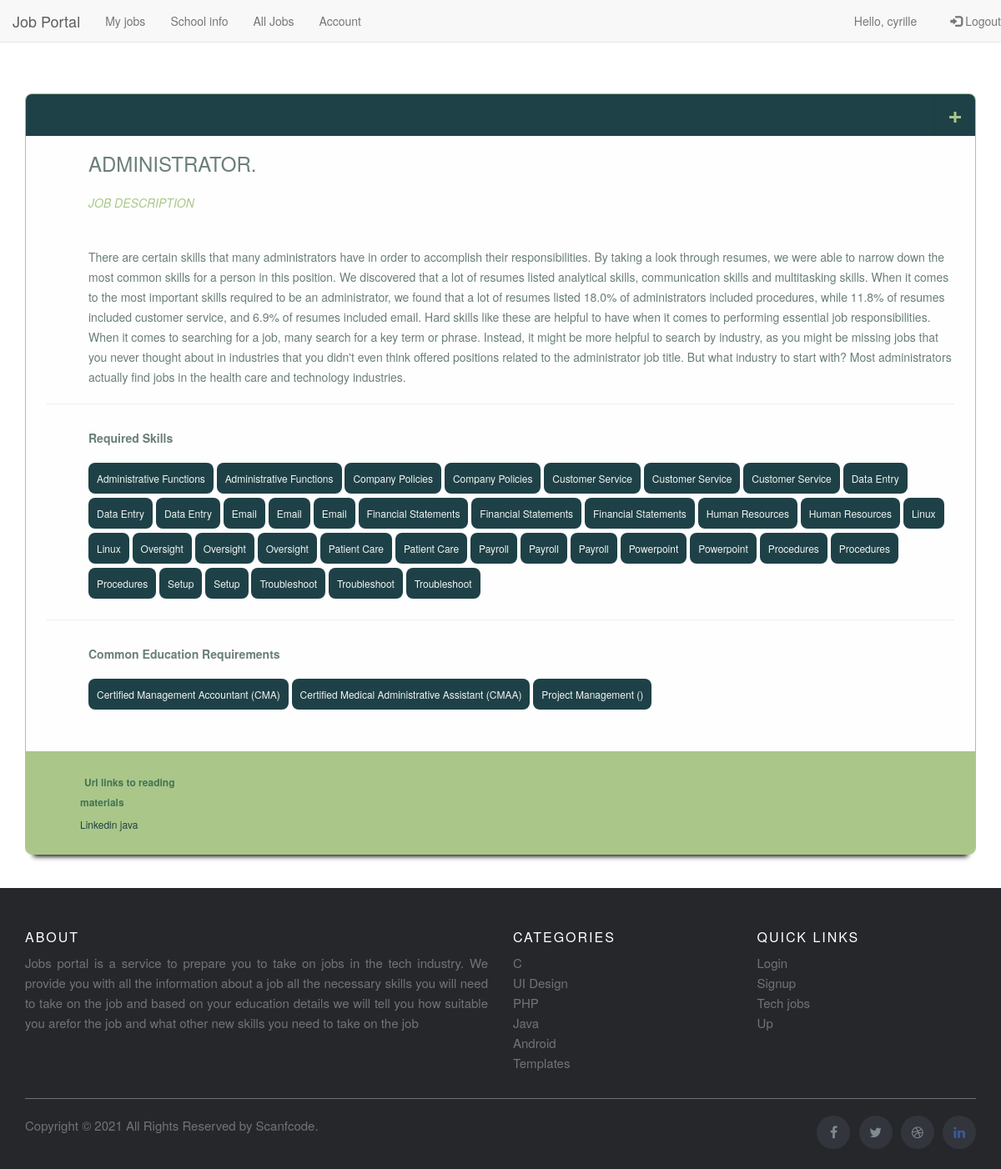
The app's page /jobinfo/administrator/ (signed in) with its own data.
### account/models.py (models this page shows, shortened)
class Account(AbstractBaseUser):
    username=models.CharField( verbose_name="username" ,max_length=50 ,unique=True)
    email=models.EmailField( verbose_name="email" ,max_length=254 ,unique=True)
    date_joined=models.DateTimeField(verbose_name="date-joined", auto_now_add=True)
    last_login=models.DateTimeField(verbose_name="last-login",auto_now_add=True)
    is_admin = models.BooleanField(default=False)
    is_active = models.BooleanField(default=True)
    is_staff = models.BooleanField(default=False)
    is_superuser = models.BooleanField(default=False)
    user_password=models.CharField(max_length=50)
    user_passwordRepeat=models.CharField(max_length=50)
    USERNAME_FIELD= "email"
    REQUIRED_FIELDS=["username"]
    objects=MyaccountManager()

### job/models.py (models this page shows, shortened)
class Job(models.Model):
    job_id=models.CharField(max_length=50,null=False,blank=False,primary_key=True)
    job_name=models.CharField(max_length=50,null=False,blank=False)
    job_description=models.CharField(max_length=500,null=False,blank=False)
    job_thumnail=models.ImageField(upload_to=upload_location,default='displayjob/default/download.jpeg')
    job_average_salary=models.IntegerField()
    job_skill_id=models.ManyToManyField(Skill,through='Job_skill')
    slug=models.SlugField()
    job_education=models.JSONField()

class Job_skill(models.Model):
    inter_job_id=models.ForeignKey(Job,on_delete=models.CASCADE)
    inter_skill_id=models.ForeignKey(Skill,on_delete=models.CASCADE)
    class Meta:
        unique_together=[['inter_job_id','inter_skill_id']]

class Skill(models.Model):
    skill_id=models.CharField(max_length=25,null=False,blank=False,primary_key=True)
    skill_name=models.CharField(max_length=50,null=False,blank=False)
    skills_desc=models.CharField(max_length=50,null=False,blank=False)
    skill_type=models.CharField(max_length=50,null=False,blank=False)
    skill_material_id=models.ManyToManyField(materials_table,through='Material_skill')
    def __str__(self):
        return str(self.skill_name)

class materials_table(models.Model):
    material_id=models.CharField(max_length=50,null=False,blank=False,primary_key=True)
    material_name=models.CharField(max_length=50,null=False,blank=False)
    skill_gained=models.CharField(max_length=50,null=False,blank=False)
    material_type=models.CharField(max_length=50,null=False,blank=False)
    material_url=models.URLField(max_length=200)
    def __str__(self):
        return str(self.material_name)

### displayjob/views.py (the view)
# urls.py: path('jobinfo/<username>/',displayview.jobinfo,name='jobinfo'),
def jobinfo(request,username):
    user=request.user
    if user.is_authenticated:
        job=Job.objects.all().filter(slug=username)
        """
        sanitize the job name by removing - and adding a fullstop at the end
        """
        name=username.replace("-",' ')
        name=name+"."
        skill=Job_skill.objects.all().filter(inter_job_id__job_name=name)
        mamerials=Material_skill.objects.all().filter(inter_skills_id__skill_name='Java')
        mamerials=(materials_table.objects.all().filter(material_name=mamerials[0].inter_material_id))
        return render(request,'displayjob/html/jobinfo.html',{'username':job,'skills':skill,'name':'Job info','materials':mamerials})
    else:
        return redirect('login')

### displayjob/templates/displayjob/html/jobinfo.html (shortened to what this page needs)
{% extends 'displayjob/html/base.html' %}
{%block content%}
<div class="wrapper" style="margin-top: 14vh;width: 95%;">
    <div class="top-panel">
      <div class="right username" id="initial">+
      </div>
    </div>
      <div class="content">
        {%for job in username%}
        <div class="contact-info">
          <h1>
              {{job.job_name}}</h1>
          <h2>Job Description</h2>
          <p>{{job.job_description}}</p>
          <hr />
           <dl>
             <dt>Required Skills</dt>
             {%for skill in skills%}
            <dd>{{skill.inter_skill_id}}</dd>
            {%endfor%}
           </dl>
           <hr />
            <dl>
              <dt>Common Education Requirements</dt>
              {%for edu  in job.job_education%}
             <dd>{{edu}}</dd>
             {%endfor%}
            </dl>
        </div>
        <div class="wepa">
          <table>
            <thead>
              <th><span class="entypo-monitor"></span> Url links to reading materials</th>
            </thead>
            <tbody>
              <tr>
              <td>
              {%for material in materials%}
                <a href="{{material.material_url}}">{{material.material_name}}</a>
                {%endfor%}
                </td>
              </tr>
            </tbody>
          </table>
        </div>
      </div>
  </div>
  {%endfor%}
{%endblock%}

### displayjob/templates/displayjob/html/base.html (shortened to what this page needs)
{% load static %}
<!DOCTYPE html>
<html lang="en">
<head>
  <link rel="stylesheet" type="text/css" href="{% static 'style.css' %}" />
  <link rel="stylesheet" href="https://maxcdn.bootstrapcdn.com/bootstrap/3.3.6/css/bootstrap.min.css">
  <link rel="stylesheet" href="https://maxcdn.bootstrapcdn.com/font-awesome/4.7.0/css/font-awesome.min.css" type="text/css">
</head>
<body>
  <body>
    <nav class="navbar navbar-default navbar-fixed-top" id="top">
      <div class="container-fluid">
        <div class="navbar-header">
          <p><a href="{% url 'home' %}" class="navbar-brand">Job Portal</a></p>
        </div>
        <div class="collapse navbar-collapse" id="navopenclose">
          {% if request.user.is_authenticated %}
          <ul class="nav navbar-nav">
            <li class="dropdown">
              <a href="{% url 'login' %}">My jobs
              </a>
            </li>
            <li class="dropdown">
              <a href="{% url 'school' %}">School info
              </a>
            </li>
            <li class="dropdown">
              <a href="{% url 'alljobs' %}">All Jobs
              </a>
            </li>
            <li class="dropdown">
              <a href="{% url 'login' %}">Account
              </a>
            </li>
         </ul>
         {%endif%}
          <ul class="nav navbar-nav navbar-right">
            {% if request.user.is_authenticated %}
            <li><a>Hello, {{request.user.username}}</a></li>
            <li><a href="{% url 'logout' %}" class="navbar-right" style="margin-left: 10px;"><i class="glyphicon glyphicon-log-in"></i> Logout</a></li>
            {% else %}
            <li><a href="{% url 'login' %}" class="navbar-right"><i class="glyphicon glyphicon-log-in"></i> Login</a></li>
            <li><a href="{% url 'signup' %}"><i class="glyphicon glyphicon-user"></i> Sign UP</a></li>
            {% endif %}
          </ul>
    </nav>
    {% block content %} {%endblock%}
      <footer class="site-footer" >
        <div class="container">
          <div class="row">
            <div class="col-sm-12 col-md-6">
              <h6>About</h6>
              <p class="text-justify">Jobs portal is a service to prepare you to take on jobs in the tech industry. We provide you with all the information about a job all the necessary skills you will need to take on the job and based on your education details we will tell you how suitable you arefor the job and what other new skills you need to take on the job</p>
            </div>
            <div class="col-xs-6 col-md-3">
              <h6>Categories</h6>
              <ul class="footer-links">
                <li><a href="http://scanfcode.com/category/c-language/">C</a></li>
                <li><a href="http://scanfcode.com/category/front-end-development/">UI Design</a></li>
                <li><a href="http://scanfcode.com/category/back-end-development/">PHP</a></li>
                <li><a href="http://scanfcode.com/category/java-programming-language/">Java</a></li>
                <li><a href="http://scanfcode.com/category/android/">Android</a></li>
                <li><a href="http://scanfcode.com/category/templates/">Templates</a></li>
              </ul>
            </div>
            <div class="col-xs-6 col-md-3">
              <h6>Quick Links</h6>
              <ul class="footer-links">
                <li><a href="{% url 'login'%}">Login</a></li>
                <li><a href="{% url 'signup'%}">Signup</a></li>
                <li><a href="{% url 'login'%}">Tech jobs</a></li>
                <li><a href="#top">Up</a></li>
              </ul>
            </div>
          </div>
          <hr>
        </div>
        <div class="container">
          <div class="row">
            <div class="col-md-8 col-sm-6 col-xs-12">
              <p class="copyright-text">Copyright &copy; <script>document.write(new Date().getFullYear())</script>  All Rights Reserved by
           <a href="#">Scanfcode</a>.
              </p>
            </div>
            <div class="col-md-4 col-sm-6 col-xs-12">
              <ul class="social-icons">
                <li><a class="facebook" href="#"><i class="fa fa-facebook"></i></a></li>
                <li><a class="twitter" href="#"><i class="fa fa-twitter"></i></a></li>
                <li><a class="dribbble" href="#"><i class="fa fa-dribbble"></i></a></li>
                <li><a class="linkedin" href="#"><i class="fa fa-linkedin"></i></a></li>
              </ul>
            </div>
          </div>
        </div>
  </footer>
  </body>
</body>
</html>

### static/style.css (style rules this page uses)
* { margin: 0; padding: 0; }
h2 { color: black; }
.fa-linkedin { color:#3b5998; }
.site-footer { background-color:#26272b; padding:45px 0 20px; font-size:15px; line-height:24px; color:#737373; width: 100%; }
.site-footer hr { border-top-color:#bbb; opacity:0.5 }
.site-footer h6 { color:#fff; font-size:16px; text-transform:uppercase; margin-top:5px; letter-spacing:2px }
.site-footer a { color:#737373; }
.footer-links { padding-left:0; list-style:none }
.footer-links li { display:block }
.footer-links a { color:#737373 }
.site-footer .social-icons { text-align:right }
.site-footer .social-icons a { width:40px; height:40px; line-height:40px; margin-left:6px; margin-right:0; border-radius:100%; background-color:#33353d }
.copyright-text { margin:0 }
.social-icons { padding-left:0; margin-bottom:0; list-style:none }
.social-icons li { display:inline-block; margin-bottom:4px }
.social-icons a { background-color:#eceeef; color:#818a91; font-size:16px; display:inline-block; line-height:44px; width:44px; height:44px; text-align:center; margin-right:8px; border-radius:100%; -webkit-transition:all .2s linear; -o-transition:all .2s linear; transition:all .2s linear }
.wrapper { position: relative; overflow: hidden; margin: 40px auto; padding: 0; width: 640px; background-color: #FEFEFE; border: 1px solid #AAC789; -webkit-border-radius: 8px; -moz-border-radius: 8px; border-radius: 8px; -webkit-box-shadow: 0 12px 6px -10px black; -moz-box-shadow: 0 12px 6px -10px black; box-shadow: 0 12px 6px -10px black; }
.wrapper .top-panel { width: 100%; height: 50px; background-color: #1E4147; }
.wrapper .username { overflow: hidden; position: absolute; top: 0; right: 0; height: 48px; width: 50px; text-align: center; line-height: 46px; font-size: 30px; font-weight: 700; color: #AAC789; border-left: solid 2px #1c3e43; cursor: pointer; }
.content { color: #6a7f75; font-weight: 400; }
.contact-info { margin-bottom: 0px; padding: 0 25px 25px; }
.contact-info h1 { display: block; width: 100%; padding-left: 50px; font-size: 24px; text-transform: uppercase; }
.contact-info h2 { display: block; width: 100%; padding: 7px 0 14px 50px; font-size: 14px; color: #AAC789; text-transform: uppercase; font-style: italic; }
.contact-info p { padding: 20px 0 0 50px; margin: 0; line-height: 24px; font-size: 14px; font-weight: 300; }
.contact-info dl { padding: 10px 0 0 50px; }
.contact-info dl dt { margin-bottom: 20px; font-weight: 600; }
.contact-info dl dd { display: inline-table; width: auto; font-size: 12px; padding: 10px; margin-bottom: 5px; text-align: center; background-color: #1E4147; color: #F3F5F4; cursor: pointer; -webkit-border-radius: 8px; -moz-border-radius: 8px; border-radius: 8px; }
.wepa { padding: 25px; background-color: #AAC789; }
.wepa table { margin-left: 40px; font-size: 12px; color: #437356; }
.wepa table thead th { padding-bottom: 5px; line-height: 24px; width: 160px; text-align: left; font-weight: 600; }
.wepa table tr td { line-height: 20px; }
.wepa .entypo-lock, .wepa .entypo-monitor, .wepa .entypo-mail, .wepa .entypo-mobile, .wepa .entypo-map, .wepa .entypo-user-add { padding-right: 5px; font-size: 12px; color: #437356; }
.wepa table tr td a { text-decoration: none; color: #1E4147; }

### records on screen
Account: user.username "cyrille"
Job: job_name "ADMINISTRATOR.", job_description "There are certain skills that many administrators have in order to accomplish their responsibilities. By taking a look through resumes, we were able to narrow down the most common skills for a person in this position. We discovered that a lot of resumes listed analytical skills, communication skills and multitasking skills. When it comes to the most important skills required to be an administrator, we found that a lot of resumes listed 18.0% of administrators included procedures, while 11.8% of resumes included customer service, and 6.9% of resumes included email. Hard skills like these are helpful to have when it comes to performing essential job responsibilities. When it comes to…", job_education "Certified Management Accountant (CMA)" "Certified Medical Administrative Assistant (CMAA)" "Project Management ()"
Job_skill: inter_skill_id "Administrative Functions"
Job_skill: inter_skill_id "Administrative Functions"
Job_skill: inter_skill_id "Company Policies"
Job_skill: inter_skill_id "Company Policies"
Job_skill: inter_skill_id "Customer Service"
Job_skill: inter_skill_id "Customer Service"
Job_skill: inter_skill_id "Customer Service"
Job_skill: inter_skill_id "Data Entry"
Job_skill: inter_skill_id "Data Entry"
Job_skill: inter_skill_id "Data Entry"
Job_skill: inter_skill_id "Email"
Job_skill: inter_skill_id "Email"
Job_skill: inter_skill_id "Email"
Job_skill: inter_skill_id "Financial Statements"
Job_skill: inter_skill_id "Financial Statements"
Job_skill: inter_skill_id "Financial Statements"
Job_skill: inter_skill_id "Human Resources"
Job_skill: inter_skill_id "Human Resources"
Job_skill: inter_skill_id "Linux"
Job_skill: inter_skill_id "Linux"
Job_skill: inter_skill_id "Oversight"
Job_skill: inter_skill_id "Oversight"
Job_skill: inter_skill_id "Oversight"
Job_skill: inter_skill_id "Patient Care"
Job_skill: inter_skill_id "Patient Care"
Job_skill: inter_skill_id "Payroll"
Job_skill: inter_skill_id "Payroll"
Job_skill: inter_skill_id "Payroll"
Job_skill: inter_skill_id "Powerpoint"
Job_skill: inter_skill_id "Powerpoint"
Job_skill: inter_skill_id "Procedures"
Job_skill: inter_skill_id "Procedures"
Job_skill: inter_skill_id "Procedures"
Job_skill: inter_skill_id "Setup"
Job_skill: inter_skill_id "Setup"
Job_skill: inter_skill_id "Troubleshoot"
Job_skill: inter_skill_id "Troubleshoot"
Job_skill: inter_skill_id "Troubleshoot"
materials_table: material_name "Linkedin java"
